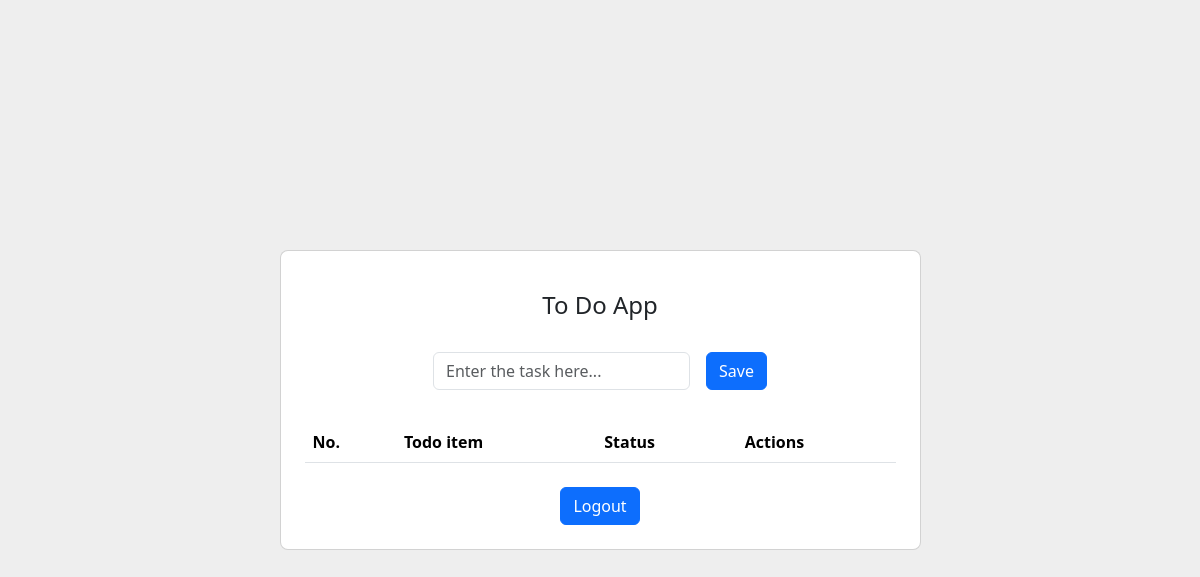
The app's page / (signed in), older data.
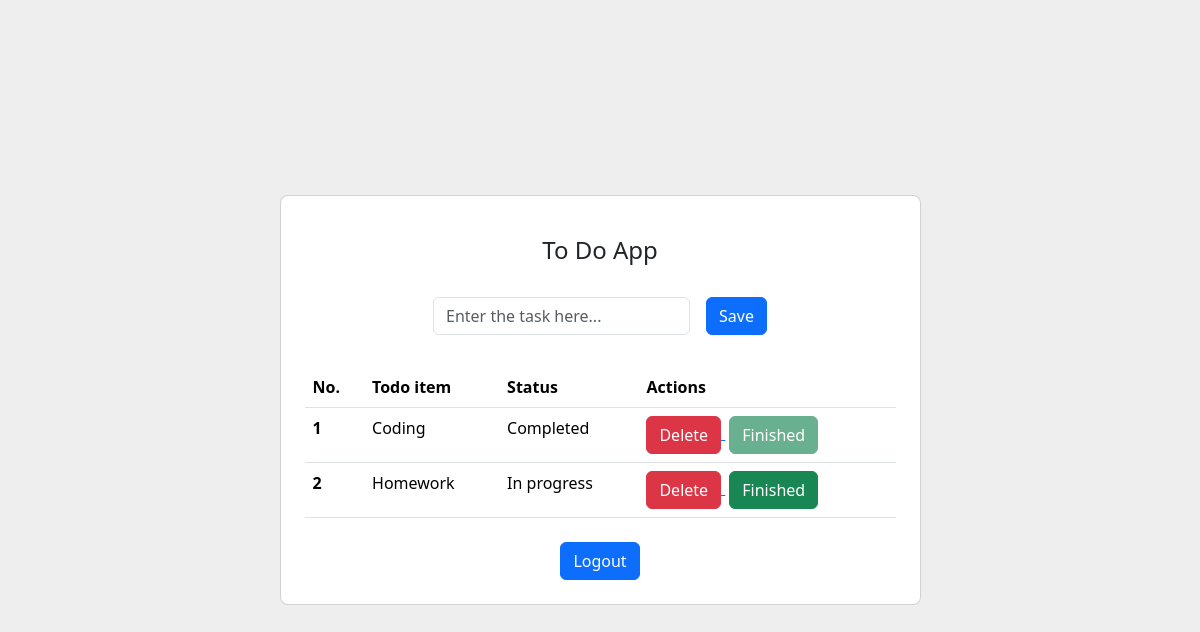
The same page, newer data.
### todoapp/models.py (models this page shows, shortened)
class Todo(models.Model):
    user=models.ForeignKey(User,on_delete=models.CASCADE)
    task=models.CharField(max_length=100)
    status=models.BooleanField(default=False)

### todoapp/views.py (the view, shortened to what this page needs)
# urls.py: 2. Add a URL to urlpatterns:  path('', views.home, name='home')
@login_required(login_url='/login/')
def home(request):
    data=models.Todo.objects.all()
    return render(request,'index.html',{'data':data})

### todoapp/templates/index.html (shortened to what this page needs)
{% include 'header.html' %}
<section class="vh-100" style="background-color: #eee;">
    <div class="container py-5 h-100">
      <div class="row d-flex justify-content-center align-items-center h-100">
        <div class="col col-lg-9 col-xl-7">
          <div class="card rounded-3">
            <div class="card-body p-4">
              <h4 class="text-center my-3 pb-3">To Do App</h4>
              <form class="row row-cols-lg-auto g-3 justify-content-center align-items-center mb-4 pb-2" method='post'>
                <div class="col-12">
                  <div data-mdb-input-init class="form-outline">
                    <input type="text" id="form1" class="form-control" placeholder="Enter the task here..." name="todo_list"/>
                  </div>
                </div>
                <div class="col-12">
                  <button type="submit" data-mdb-button-init data-mdb-ripple-init class="btn btn-primary">Save</button>
                </div>
              </form>
              <table class="table mb-4">
                <thead>
                  <tr>
                    <th scope="col">No.</th>
                    <th scope="col">Todo item</th>
                    <th scope="col">Status</th>
                    <th scope="col">Actions</th>
                  </tr>
                </thead>
                {% for i in data %}
                <tbody>
                  <tr>
                    <th scope="row">{{ forloop.counter }}</th>
                    <td>{{ i.task }}</td>
                    {% if i.status == True %}
                    <td>Completed</td>
                    {% else %}
                    <td>In progress</td>
                    {% endif %}
                    <td>
                      <a href="{% url 'delete' i.task %}">
                        <button type="submit" data-mdb-button-init data-mdb-ripple-init class="btn btn-danger">Delete</button>
                      </a>
                    {% if i.status == True %}
                      <a href="{% url 'update' i.task %}">
                        <button type="submit" data-mdb-button-init data-mdb-ripple-init class="btn btn-success ms-1" disabled>Finished</button>
                      </a>
                    {% else %}
                    <a href="{% url 'update' i.task %}">
                      <button type="submit" data-mdb-button-init data-mdb-ripple-init class="btn btn-success ms-1" >Finished</button>
                    </a>
                    {% endif %}
                    </td>
                  </tr>
                </tbody>
                {% endfor %}
              </table>
              <div class="col-12" style="text-align: center;">
                <a href="{% url 'logout' %}">
                  <button type="submit" data-mdb-button-init data-mdb-ripple-init class="btn btn-primary">Logout</button>
                </a>
              </div>
            </div>
          </div>
        </div>
      </div>
    </div>
  </section>
  {% include 'footer.html' %}

Row changes from the older to the newer data that the page shows:
added Todo: task "Coding", status "Completed"
added Todo: task "Homework", status "In progress"
